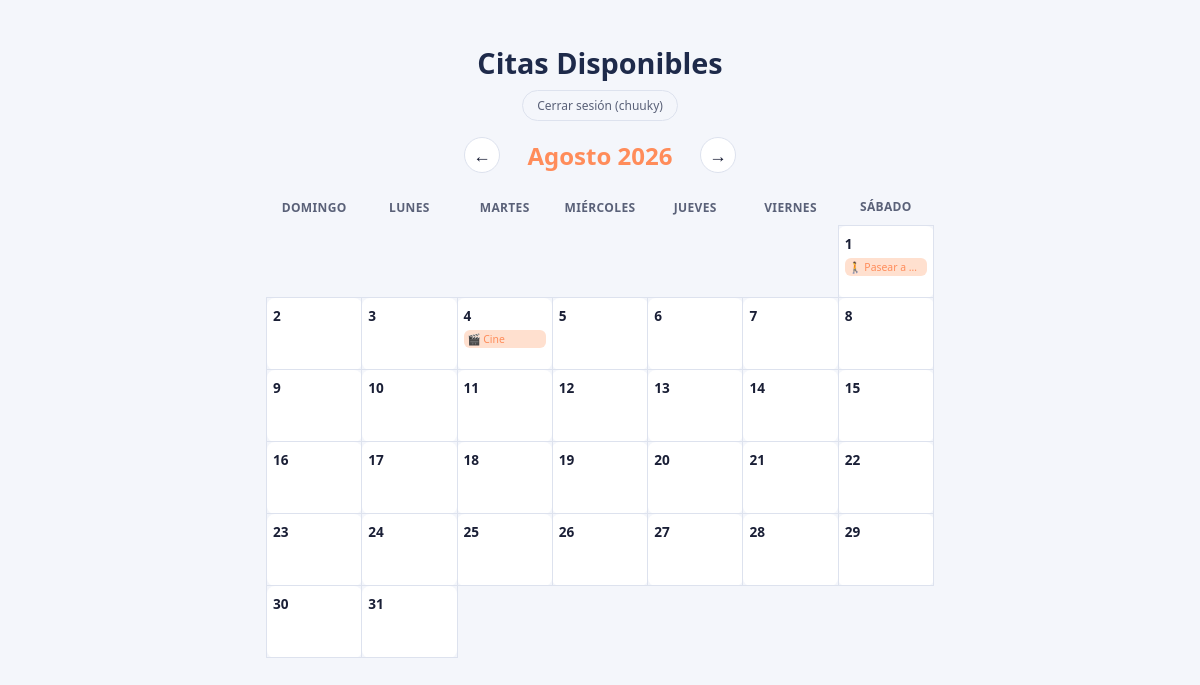
/calendario/ (signed in), run on an earlier commit of the app's database.
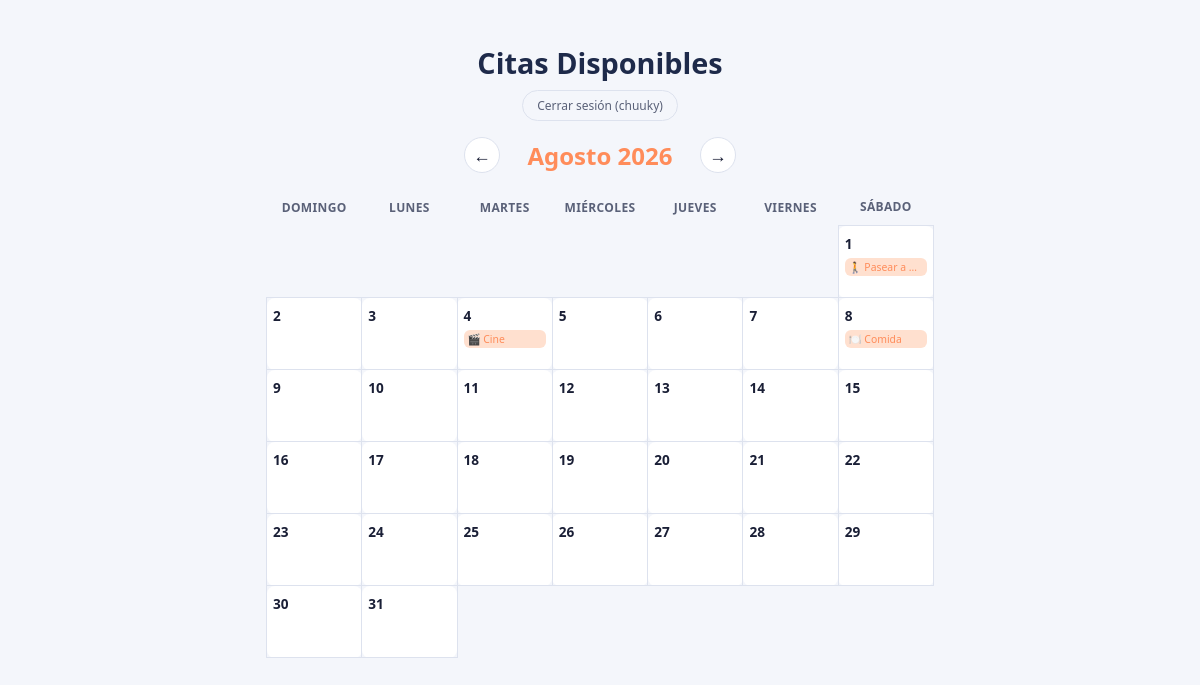
And on a later commit of the database.
### citas/models.py (models this page shows, shortened)
class Cita(models.Model):
    PLAN_CHOICES = [
        ('comida', '🍽️ Comida'),
        ('cine', '🎬 Cine'),
        ('pasear', '🚶 Pasear a Pincho'),
        ('casa', '🏡 Plan en casa'),
        ('sorpresa', '🎁 Sorpresa'),
    ]
    titulo = models.CharField(max_length=100)
    descripcion = models.TextField(blank=True)
    fecha = models.DateField()
    hora = models.TimeField(blank=True, null=True)
    plan = models.CharField(max_length=20, choices=PLAN_CHOICES, default='sorpresa')

### citas/views.py (the view)
# urls.py: path('', views.calendario, name='calendario'),
@login_required
def calendario(request):
    hoy = date.today()
    anio = int(request.GET.get('anio', hoy.year))
    mes = int(request.GET.get('mes', hoy.month))
    mes_anterior = mes - 1
    anio_mes_anterior = anio
    if mes_anterior == 0:
        mes_anterior = 12
        anio_mes_anterior = anio - 1
    mes_siguiente = mes + 1
    anio_mes_siguiente = anio
    if mes_siguiente == 13:
        mes_siguiente = 1
        anio_mes_siguiente = anio + 1
    cal = calendar.Calendar(firstweekday=6)
    dias_del_mes = cal.monthdayscalendar(anio, mes)
    citas_del_mes = Cita.objects.filter(fecha__year=anio, fecha__month=mes).order_by('hora')
    citas_por_dia = {}
    for cita in citas_del_mes:
        citas_por_dia.setdefault(cita.fecha.day, []).append(cita)
    semanas = []
    for semana in dias_del_mes:
        fila = []
        for dia in semana:
            if dia == 0:
                fila.append(None)
            else:
                fila.append({
                    'numero': dia,
                    'citas': citas_por_dia.get(dia, [])
                })
        semanas.append(fila)
    contexto = {
        'semanas': semanas,
        'nombre_mes': MESES_ES[mes],
        'anio': anio,
        'mes': mes,
        'dias_semana': ['Domingo', 'Lunes', 'Martes', 'Miércoles', 'Jueves', 'Viernes', 'Sábado'],
        'planes': Cita.PLAN_CHOICES,
        'mes_anterior': mes_anterior,
        'anio_mes_anterior': anio_mes_anterior,
        'mes_siguiente': mes_siguiente,
        'anio_mes_siguiente': anio_mes_siguiente,
    }
    return render(request, 'citas/calendario.html', contexto)

### citas/templates/citas/calendario.html (shortened to what this page needs)
{% load static %}
<!DOCTYPE html>
<html lang="es">
<head>
    <link rel="stylesheet" href="{% static 'citas/style.css' %}">
</head>
<body>
    <div class="contenedor-calendario">
        <h1>Citas Disponibles</h1>
        <p style="text-align:center; margin-top:-4px;">
            <a href="{% url 'logout' %}" class="enlace-salir">
                Cerrar sesión ({{ request.user.username }})
            </a>
        </p>
        <div class="nav-mes">
            <a href="{% url 'calendario' %}?anio={{ anio_mes_anterior }}&mes={{ mes_anterior }}" class="boton-nav">&larr;</a>
            <h2>{{ nombre_mes }} {{ anio }}</h2>
            <a href="{% url 'calendario' %}?anio={{ anio_mes_siguiente }}&mes={{ mes_siguiente }}" class="boton-nav">&rarr;</a>
        </div>
        <table class="calendario">
            <thead>
                <tr>
                    {% for dia in dias_semana %}
                        <th>
                            <span class="dia-completo">{{ dia }}</span>
                        </th>
                    {% endfor %}
                </tr>
            </thead>
            <tbody>
                {% for semana in semanas %}
                <tr>
                    {% for dia in semana %}
                        {% if dia is None %}
                            <td class="dia-vacio"></td>
                        {% else %}
                            <td class="dia-con-citas" onclick="gestionarDia(this, {{ dia.numero }})">
                                <span class="numero-dia">{{ dia.numero }}</span>
                                {% for cita in dia.citas %}
                                    <div class="mini-cita"
                                        data-id="{{ cita.id }}"
                                        data-titulo="{{ cita.titulo|escapejs }}"
                                        data-plan="{{ cita.plan }}"
                                        data-plan-texto="{{ cita.get_plan_display }}"
                                        data-hora="{{ cita.hora|default_if_none:'' }}"
                                        data-descripcion="{{ cita.descripcion|escapejs }}"
                                        data-fecha="{{ cita.fecha|date:"Y-m-d" }}">
                                            <span class="mini-cita-texto">{{ cita.get_plan_display }}</span>
                                    </div>
                                {% endfor %}
                            </td>
                        {% endif %}
                    {% endfor %}
                </tr>
                {% endfor %}
            </tbody>
        </table>
    </div>
</body>
</html>

What changed in the data, as far as the page shows it:
added Cita: plan "🍽️ Comida", shown under "8"
